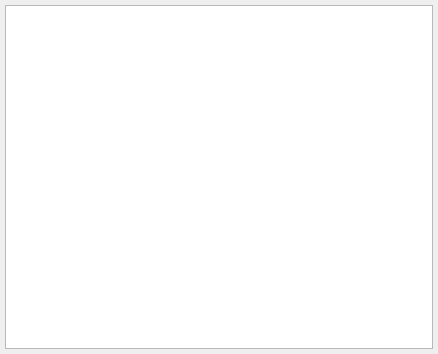
<?xml version="1.0" encoding="UTF-8"?>
<ui version="4.0">
 <class>Console</class>
 <widget class="QDialog" name="Console">
  <property name="geometry">
   <rect>
    <x>0</x>
    <y>0</y>
    <width>438</width>
    <height>354</height>
   </rect>
  </property>
  <property name="windowTitle">
   <string>LuaEngine Console [v5.0 | STABLE]</string>
  </property>
  <layout class="QHBoxLayout" name="horizontalLayout">
   <property name="spacing">
    <number>0</number>
   </property>
   <property name="leftMargin">
    <number>5</number>
   </property>
   <property name="topMargin">
    <number>5</number>
   </property>
   <property name="rightMargin">
    <number>5</number>
   </property>
   <property name="bottomMargin">
    <number>5</number>
   </property>
   <item>
    <widget class="QTextBrowser" name="output">
     <property name="html">
      <string>&lt;!DOCTYPE HTML PUBLIC &quot;-//W3C//DTD HTML 4.0//EN&quot; &quot;http://www.w3.org/TR/REC-html40/strict.dtd&quot;&gt;
&lt;html&gt;&lt;head&gt;&lt;meta name=&quot;qrichtext&quot; content=&quot;1&quot; /&gt;&lt;style type=&quot;text/css&quot;&gt;
p, li { white-space: pre-wrap; }
&lt;/style&gt;&lt;/head&gt;&lt;body style=&quot; font-family:'MS Shell Dlg 2'; font-size:8.25pt; font-weight:400; font-style:normal;&quot;&gt;
&lt;p style=&quot;-qt-paragraph-type:empty; margin-top:0px; margin-bottom:0px; margin-left:0px; margin-right:0px; -qt-block-indent:0; text-indent:0px;&quot;&gt;&lt;br /&gt;&lt;/p&gt;&lt;/body&gt;&lt;/html&gt;</string>
     </property>
     <property name="overwriteMode">
      <bool>false</bool>
     </property>
    </widget>
   </item>
  </layout>
 </widget>
 <resources/>
 <connections/>
</ui>
